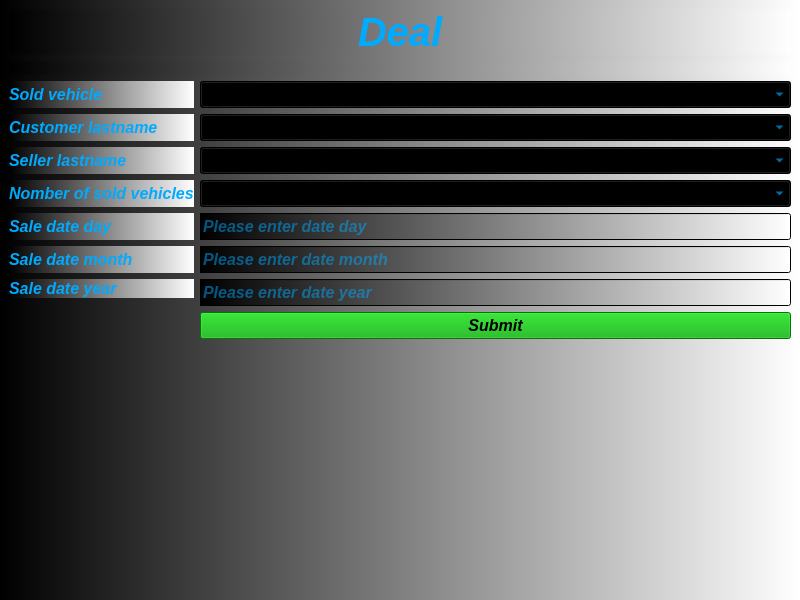
<?xml version="1.0" encoding="UTF-8"?>
<ui version="4.0">
 <class>Deal</class>
 <widget class="QMainWindow" name="Deal">
  <property name="geometry">
   <rect>
    <x>0</x>
    <y>0</y>
    <width>800</width>
    <height>600</height>
   </rect>
  </property>
  <property name="font">
   <font>
    <pointsize>12</pointsize>
    <italic>true</italic>
    <bold>true</bold>
   </font>
  </property>
  <property name="windowTitle">
   <string>Deal</string>
  </property>
  <property name="toolTip">
   <string>Deal</string>
  </property>
  <property name="styleSheet">
   <string notr="true">color: rgb(0, 170, 255);
background-color: qlineargradient(spread:pad, x1:0, y1:0, x2:1, y2:0, stop:0 rgba(0, 0, 0, 255), stop:1 rgba(255, 255, 255, 255));</string>
  </property>
  <widget class="QWidget" name="centralwidget">
   <layout class="QGridLayout" name="gridLayout_3">
    <item row="0" column="0">
     <layout class="QGridLayout" name="gridLayout">
      <item row="0" column="0">
       <widget class="QLabel" name="label">
        <property name="font">
         <font>
          <pointsize>30</pointsize>
          <italic>true</italic>
          <bold>true</bold>
         </font>
        </property>
        <property name="text">
         <string>Deal</string>
        </property>
        <property name="alignment">
         <set>Qt::AlignCenter</set>
        </property>
       </widget>
      </item>
      <item row="1" column="0">
       <widget class="QLabel" name="label_picture">
        <property name="text">
         <string/>
        </property>
        <property name="alignment">
         <set>Qt::AlignCenter</set>
        </property>
       </widget>
      </item>
     </layout>
    </item>
    <item row="1" column="0">
     <layout class="QGridLayout" name="gridLayout_2">
      <item row="0" column="0">
       <widget class="QLabel" name="label_3">
        <property name="font">
         <font>
          <pointsize>12</pointsize>
          <italic>true</italic>
          <bold>true</bold>
         </font>
        </property>
        <property name="text">
         <string>Sold vehicle</string>
        </property>
       </widget>
      </item>
      <item row="0" column="1">
       <widget class="QComboBox" name="comboBox_sold_vehice">
        <property name="font">
         <font>
          <pointsize>12</pointsize>
          <italic>true</italic>
          <bold>true</bold>
         </font>
        </property>
       </widget>
      </item>
      <item row="1" column="0">
       <widget class="QLabel" name="label_4">
        <property name="font">
         <font>
          <pointsize>12</pointsize>
          <italic>true</italic>
          <bold>true</bold>
         </font>
        </property>
        <property name="text">
         <string>Customer lastname</string>
        </property>
       </widget>
      </item>
      <item row="1" column="1">
       <widget class="QComboBox" name="comboBox_customer_lastname">
        <property name="font">
         <font>
          <pointsize>12</pointsize>
          <italic>true</italic>
          <bold>true</bold>
         </font>
        </property>
       </widget>
      </item>
      <item row="2" column="0">
       <widget class="QLabel" name="label_5">
        <property name="font">
         <font>
          <pointsize>12</pointsize>
          <italic>true</italic>
          <bold>true</bold>
         </font>
        </property>
        <property name="text">
         <string>Seller lastname</string>
        </property>
       </widget>
      </item>
      <item row="2" column="1">
       <widget class="QComboBox" name="comboBox_seller_lastname">
        <property name="font">
         <font>
          <pointsize>12</pointsize>
          <italic>true</italic>
          <bold>true</bold>
         </font>
        </property>
       </widget>
      </item>
      <item row="3" column="0">
       <widget class="QLabel" name="label_6">
        <property name="font">
         <font>
          <pointsize>12</pointsize>
          <italic>true</italic>
          <bold>true</bold>
         </font>
        </property>
        <property name="text">
         <string>Nomber of sold vehicles</string>
        </property>
       </widget>
      </item>
      <item row="3" column="1">
       <widget class="QComboBox" name="comboBox_number_of_sold_vehicles">
        <property name="font">
         <font>
          <pointsize>12</pointsize>
          <italic>true</italic>
          <bold>true</bold>
         </font>
        </property>
       </widget>
      </item>
      <item row="4" column="0">
       <widget class="QLabel" name="label_7">
        <property name="font">
         <font>
          <pointsize>12</pointsize>
          <italic>true</italic>
          <bold>true</bold>
         </font>
        </property>
        <property name="text">
         <string>Sale date day</string>
        </property>
       </widget>
      </item>
      <item row="4" column="1">
       <widget class="QLineEdit" name="lineEdit_date_day">
        <property name="font">
         <font>
          <pointsize>12</pointsize>
          <italic>true</italic>
          <bold>true</bold>
         </font>
        </property>
        <property name="placeholderText">
         <string>Please enter date day</string>
        </property>
       </widget>
      </item>
      <item row="5" column="0">
       <widget class="QLabel" name="label_8">
        <property name="font">
         <font>
          <pointsize>12</pointsize>
          <italic>true</italic>
          <bold>true</bold>
         </font>
        </property>
        <property name="text">
         <string>Sale date month</string>
        </property>
       </widget>
      </item>
      <item row="5" column="1">
       <widget class="QLineEdit" name="lineEdit_date_month">
        <property name="font">
         <font>
          <pointsize>12</pointsize>
          <italic>true</italic>
          <bold>true</bold>
         </font>
        </property>
        <property name="placeholderText">
         <string>Please enter date month</string>
        </property>
       </widget>
      </item>
      <item row="6" column="0">
       <widget class="QLabel" name="label_9">
        <property name="font">
         <font>
          <pointsize>12</pointsize>
          <italic>true</italic>
          <bold>true</bold>
         </font>
        </property>
        <property name="text">
         <string>Sale date year</string>
        </property>
       </widget>
      </item>
      <item row="6" column="1" rowspan="2">
       <widget class="QLineEdit" name="lineEdit_date_year">
        <property name="font">
         <font>
          <pointsize>12</pointsize>
          <italic>true</italic>
          <bold>true</bold>
         </font>
        </property>
        <property name="placeholderText">
         <string>Please enter date year</string>
        </property>
       </widget>
      </item>
      <item row="7" column="0" rowspan="2">
       <spacer name="verticalSpacer">
        <property name="orientation">
         <enum>Qt::Vertical</enum>
        </property>
        <property name="sizeHint" stdset="0">
         <size>
          <width>20</width>
          <height>40</height>
         </size>
        </property>
       </spacer>
      </item>
      <item row="8" column="1">
       <widget class="QPushButton" name="pushButton_submit">
        <property name="font">
         <font>
          <pointsize>12</pointsize>
          <italic>true</italic>
          <bold>true</bold>
         </font>
        </property>
        <property name="styleSheet">
         <string notr="true">color: rgb(0, 0, 0);
background-color: rgb(0, 170, 0);</string>
        </property>
        <property name="text">
         <string>Submit</string>
        </property>
       </widget>
      </item>
      <item row="9" column="1">
       <spacer name="verticalSpacer_2">
        <property name="orientation">
         <enum>Qt::Vertical</enum>
        </property>
        <property name="sizeHint" stdset="0">
         <size>
          <width>20</width>
          <height>40</height>
         </size>
        </property>
       </spacer>
      </item>
     </layout>
    </item>
   </layout>
  </widget>
  <widget class="QMenuBar" name="menubar">
   <property name="geometry">
    <rect>
     <x>0</x>
     <y>0</y>
     <width>800</width>
     <height>33</height>
    </rect>
   </property>
  </widget>
 </widget>
 <resources/>
 <connections/>
</ui>
